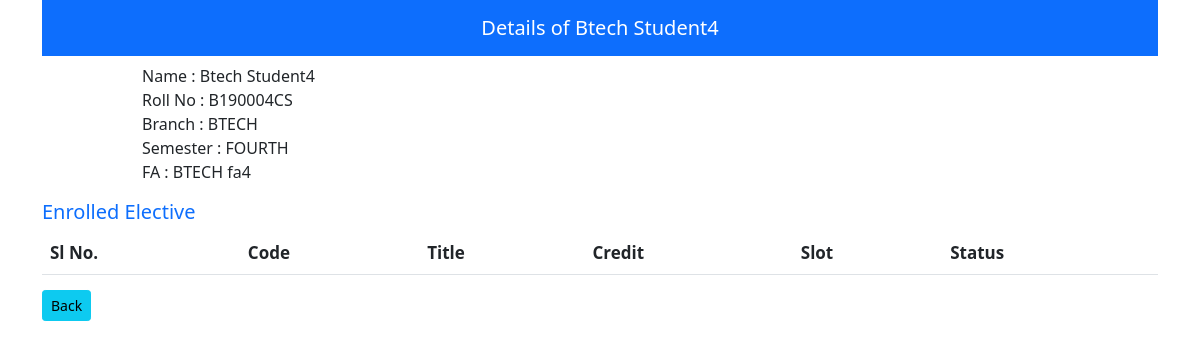
The app's page /admin-view.php?sid=B190004CS with its own data.
### tables this page shows
CREATE TABLE `sturegister` (
  `name` varchar(255) NOT NULL,
  `mail` varchar(255) NOT NULL,
  `rollno` varchar(255) NOT NULL,
  `branch` varchar(255) NOT NULL,
  `semester` varchar(255) NOT NULL,
  `contact` varchar(255) NOT NULL,
  `password` varchar(255) NOT NULL
);

CREATE TABLE `faregister` (
  `id` int(255) NOT NULL,
  `name` varchar(255) NOT NULL,
  `mail` varchar(255) NOT NULL,
  `department` varchar(255) NOT NULL,
  `contact` varchar(255) NOT NULL,
  `password` varchar(255) NOT NULL,
  `branch` varchar(255) NOT NULL,
  `sem` varchar(255) NOT NULL
);

### admin-view.php (the view, shortened to what this page needs)
<!DOCTYPE html>
<html>
<head>
	<link href="https://cdn.jsdelivr.net/npm/bootstrap@5.0.0-beta3/dist/css/bootstrap.min.css" rel="stylesheet">
</head>
<body>
	<?php
include 'dbcon.php';
$rollno = $_GET['sid'];
$query2 = "select * from sturegister where rollno = '$rollno' ";
$iquery2 = mysqli_query($con, $query2);
$userdata = mysqli_fetch_array($iquery2);
$branch = $userdata['branch'];
$sem = $userdata['semester'];
$query3 = "select * from faregister where branch = '$branch' and sem = '$sem' ";
$iquery3 = mysqli_query($con,$query3);
$fadata = mysqli_fetch_array($iquery3);
?>
<div class="container">
<h5 class="p-3 mb-2 bg-primary text-white" style="text-align: center; padding-top: 10px">Details of <?php echo $userdata['name']  ?> </h5>
<p style="padding-left: 100px">Name : <?php echo $userdata['name']  ?><br>Roll No : <?php echo $userdata['rollno']  ?><br>Branch : <?php echo $userdata['branch']  ?><br>Semester : <?php echo $userdata['semester']  ?><br>FA : <?php echo $fadata['name']  ?></p>
<h5 class="text-primary">Enrolled Elective</h5>
<table class="table table-striped" style="font-size: 17px;">
	<tr>
		<thead>
		<th scope="col" >Sl No.</th>
		<th scope="col" >Code</th>
		<th scope="col" >Title</th>
		<th scope="col" >Credit</th>
		<th scope="col" >Slot</th>
		<th scope="col" >Status</th>
	</thead>
	</tr>
</table>
<a href="stu-manage.php"><button class="btn btn-info btn-sm">Back</button></a>
</div>
</body>
</html>

### records on screen
sturegister: name "Btech Student4", rollno "B190004CS", branch "BTECH", semester "FOURTH"
faregister: name "BTECH fa4"
